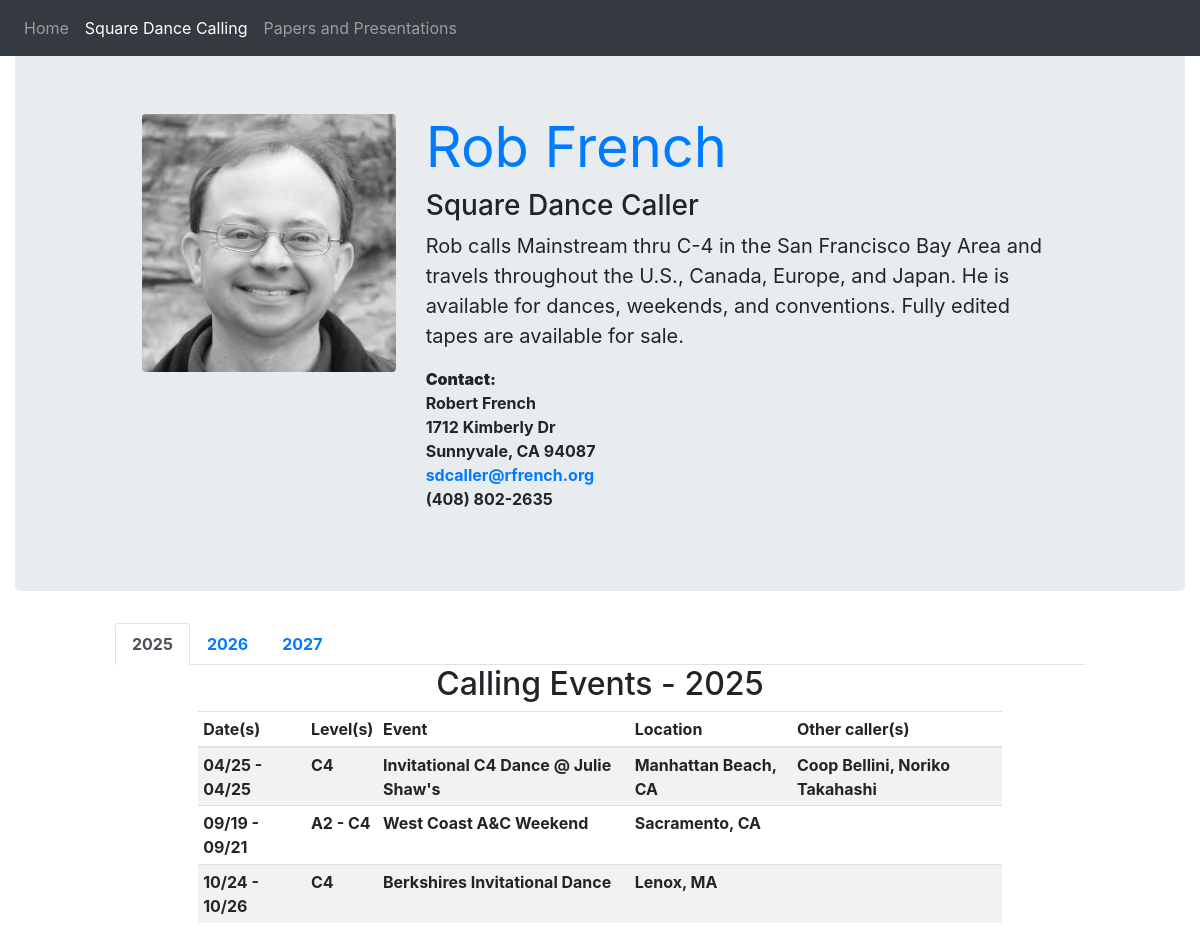
Page /calling on the earlier database version.
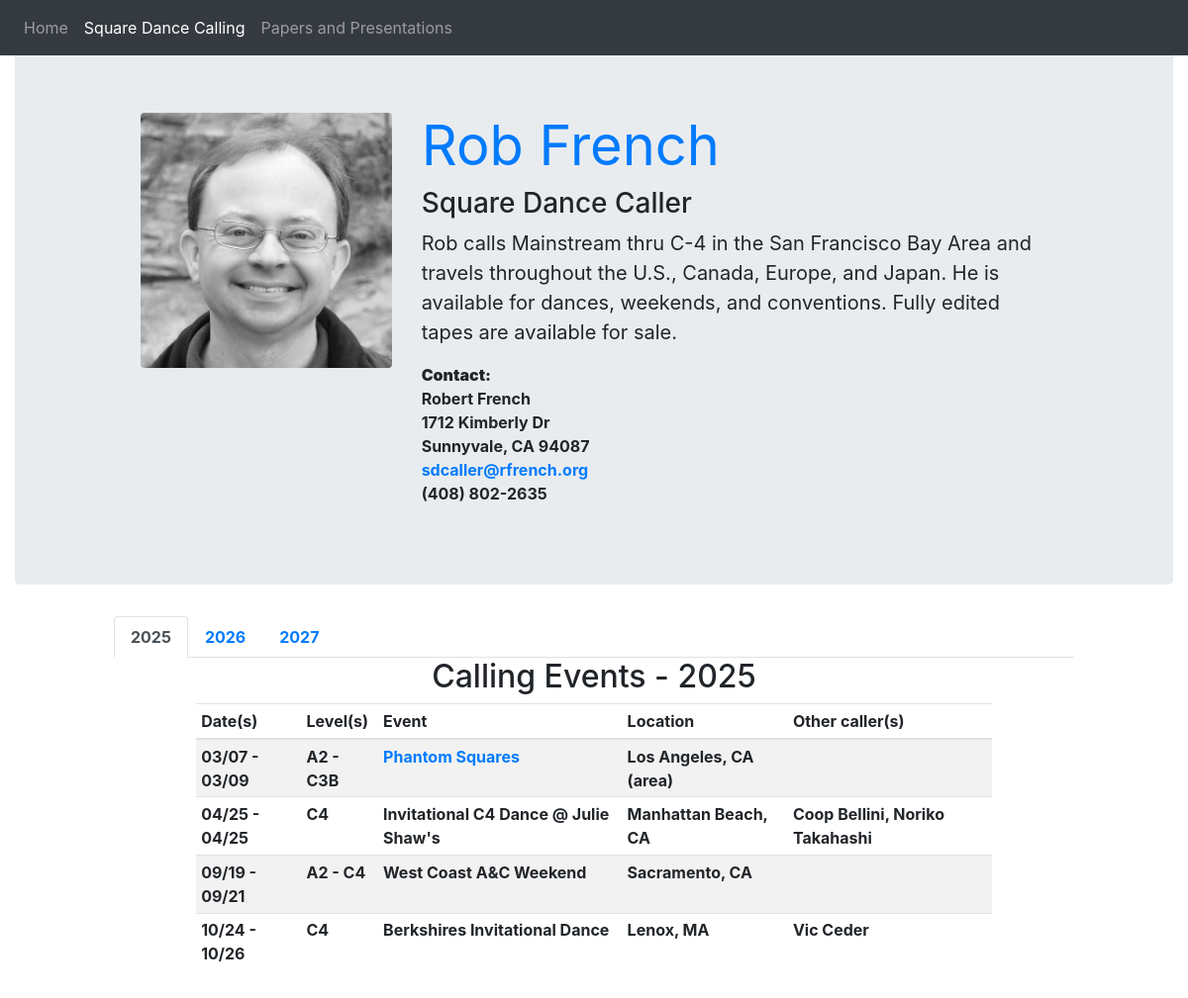
Same page on the later database version.
### calling/models.py (models this page shows, shortened)
class Gig(models.Model):
    start_date = models.DateField()
    end_date = models.DateField(blank=True, null=True)
    low_level = models.CharField(max_length=3)
    high_level = models.CharField(max_length=3, blank=True)
    event = models.ForeignKey('Event', on_delete=models.PROTECT)
    callers = models.CharField(max_length=120, blank=True)
    class Meta:
        ordering = ['start_date']
    def pretty_level(self):
        if self.high_level == '':
            return self.low_level
        return self.low_level + ' - ' + self.high_level
    def pretty_date(self):
        start = self.start_date.strftime('%m/%d')
        if self.end_date is None:
            return start
        end = self.end_date.strftime('%m/%d')
        return start + ' - ' + end
    def year(self):
        return self.start_date.year
    def title(self):
        return self.event.title
    def link(self):
        return self.event.link
    def location(self):
        return self.event.location

class Event(models.Model):
    title = models.CharField(max_length=120)
    location = models.CharField(max_length=120)
    link = models.CharField(max_length=256, blank=True)
    class Meta:
        ordering = ['title']

### calling/views.py (the view)
# urls.py: path('calling', calling.views.calling),
def calling(request):
    gigs = Gig.objects.order_by('start_date')
    now = datetime.datetime.now()
    current_year = now.year
    current_date = now.strftime('%y-%m-%d')
    years = []
    for gig in gigs:
        if (gig.start_date.year >= current_year and
            gig.start_date.year not in years):
            years.append(gig.start_date.year)
    years.sort()
    return render(request, 'calling/calling.html',
                  {'gigs': gigs,
                   'years': years,
                   'current_date': current_date,
                   'current_year': current_year})

### calling/templates/calling/calling.html (shortened to what the changed rows need)
<!doctype html>
<html lang="en">
  <head>
    <link rel="stylesheet" href="https://maxcdn.bootstrapcdn.com/bootstrap/4.0.0-beta.3/css/bootstrap.min.css">
  </head>
  <body style="min-height:270ex;padding-top:50px;">
    {% load static %}
    <div class="container-fluid">
      <div class="jumbotron">
        <div class="row">
          <div class="col-7">
            <div class="row">
              <div class="col-12">
                <h1 class="display-4"><a href="/"><strong>Rob French</strong></a></h1>
              </div>
            </div>
          </div>
        </div>
      </div>
      <div class="row">
        <div class="col-10">
          <ul class="nav nav-tabs" id="myTab" role="tablist">
            {% for year in years %}
              <li class="nav-item">
                <a class="nav-link {% if year == current_year %}active{% endif %}" id="Y{{year}}-tab" data-toggle="tab" href="#Y{{year}}" role="tab" aria-controls="home" aria-selected="true"><strong>{{year}}</strong></a>
              </li>
            {% endfor %}
          </ul>
          <div class="tab-content">
            {% for year in years %}
            <div class="tab-pane fade {% if year == current_year %}show active{% endif %}" id="Y{{year}}" role="tabpanel" aria-labelledby="{{year}}-tab">
              <h2 class="text-center">Calling Events - {{year}}</h2>
              <div class="row">
                <div class="col-1"></div>
                <div class="col-10">
                  <table class="table table-striped table-sm">
                    <thead>
                      <th scope="col">Date(s)</th>
                      <th scope="col">Level(s)</th>
                      <th scope="col">Event</th>
                      <th scope="col">Location</th>
                      <th scope="col">Other caller(s)</th>
                    </thead>
                    <tbody>
                      {% for gig in gigs.all %}
                        {% if gig.year == year %}
                          <tr>
                            <td><strong>{{gig.pretty_date}}</strong></td>
                            <td><strong>{{gig.pretty_level}}</strong></td>
                            {% if gig.link != '' %}
                              <td><a target="_blank" href="{{gig.link}}"><strong>{{gig.title}}</strong></a></td>
                            {% else %}
                              <td><strong>{{gig.title}}</strong></td>
                            {% endif %}
                            <td><strong>{{gig.location}}</strong></td>
                            <td><strong>{{gig.callers}}</strong></td>
                          </tr>
                        {% endif %}
                      {% endfor %}
                    </tbody>
                  </table>
                </div>
                <div class="col"></div>
              </div>
            </div>
            {% endfor %}
          </div>
        </div>
      </div>
    </div>
  </body>
</html>

Differences in the rows shown:
added Gig: pretty_date "03/07 - 03/09", pretty_level "A2 - C3B", title "Phantom Squares", location "Los Angeles, CA (area)"
Other differences:
new list line: "Vic Ceder"
